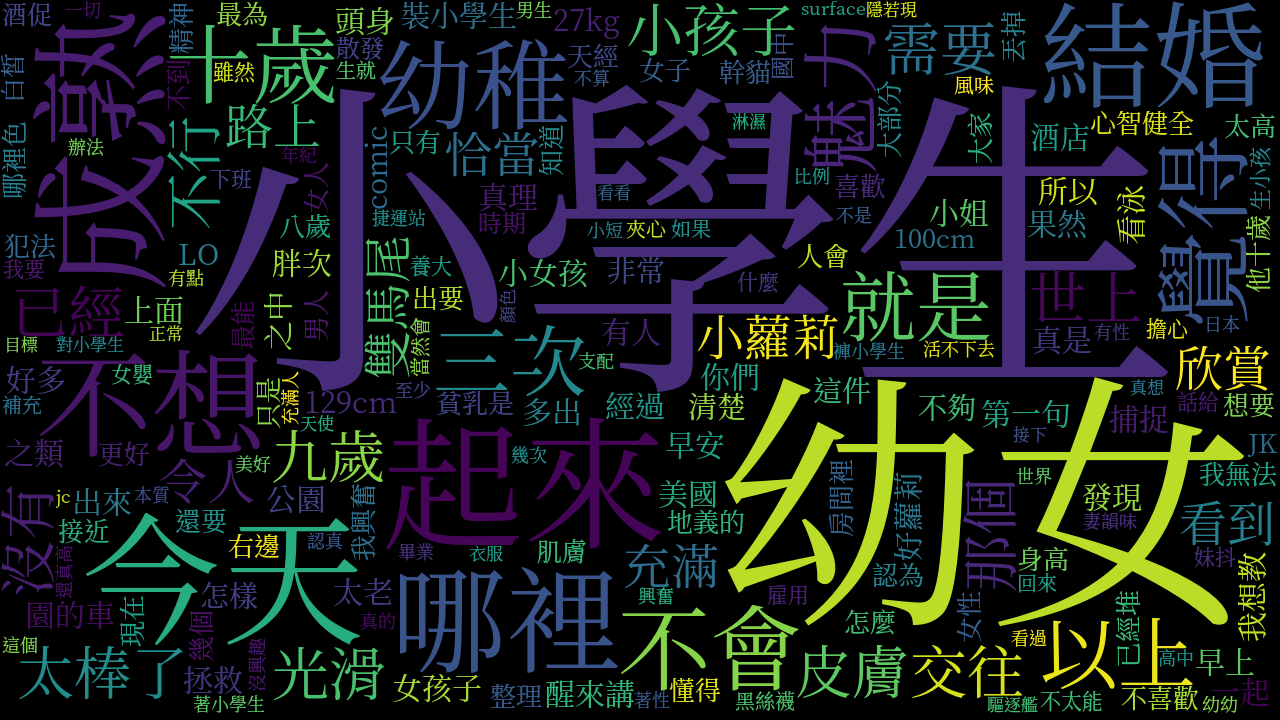

Python code for this plot:
import jieba
import matplotlib.pyplot as plt
from wordcloud import WordCloud

with open('za.txt', "r", encoding='utf8') as f:
    za_txt = f.read()

seg_list = jieba.cut(za_txt, cut_all=False)

rm_list = ['我覺']
text = ' '.join(filter(lambda s: None if s in rm_list else s, seg_list))


wc = WordCloud(font_path='NotoSerifCJKtc-Regular.otf',
               relative_scaling=.75, width=1280, height=720).generate(text)
wc.to_file('za_cloud.png')

plt.imshow(wc)
plt.axis("off")
plt.show()
